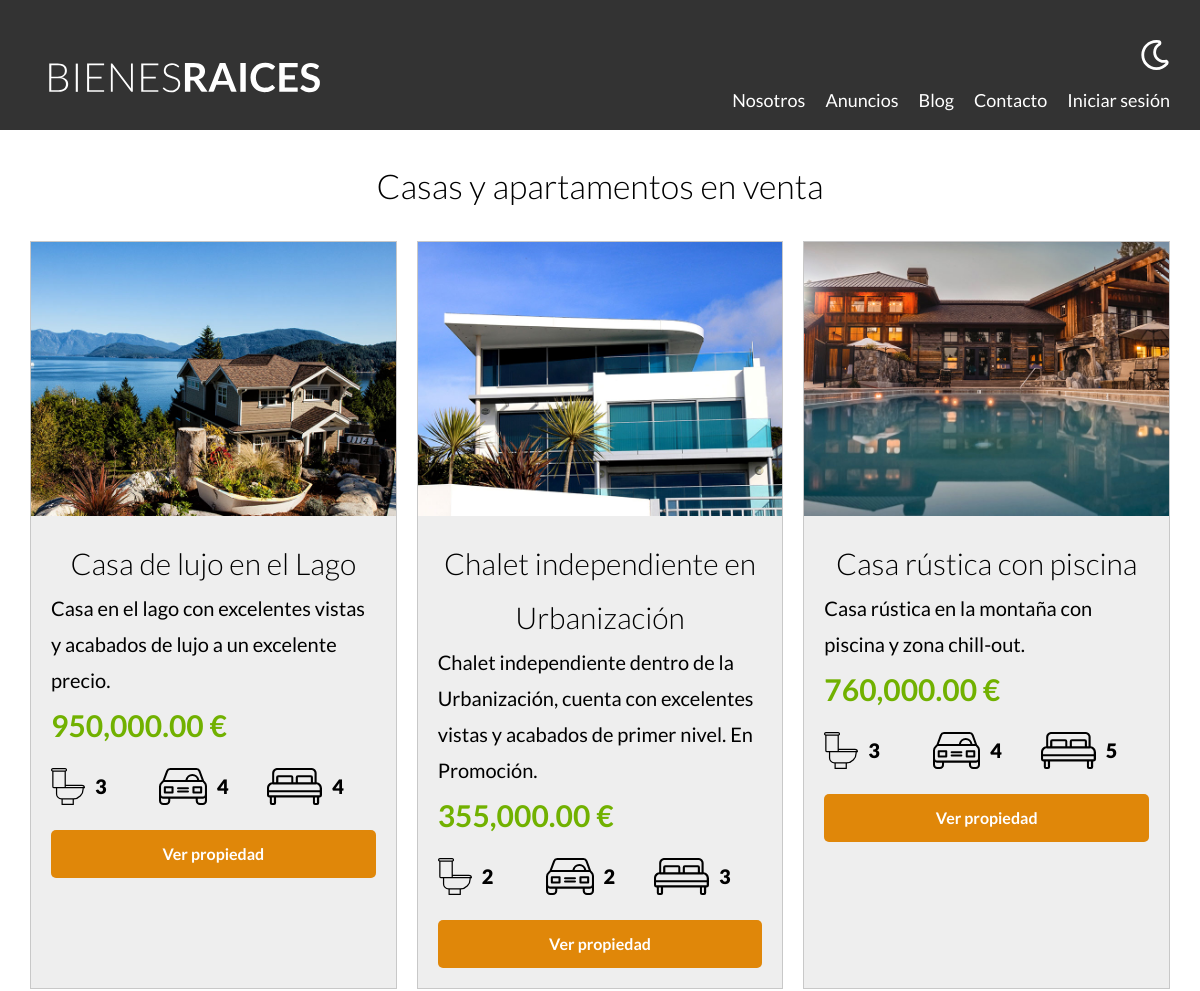
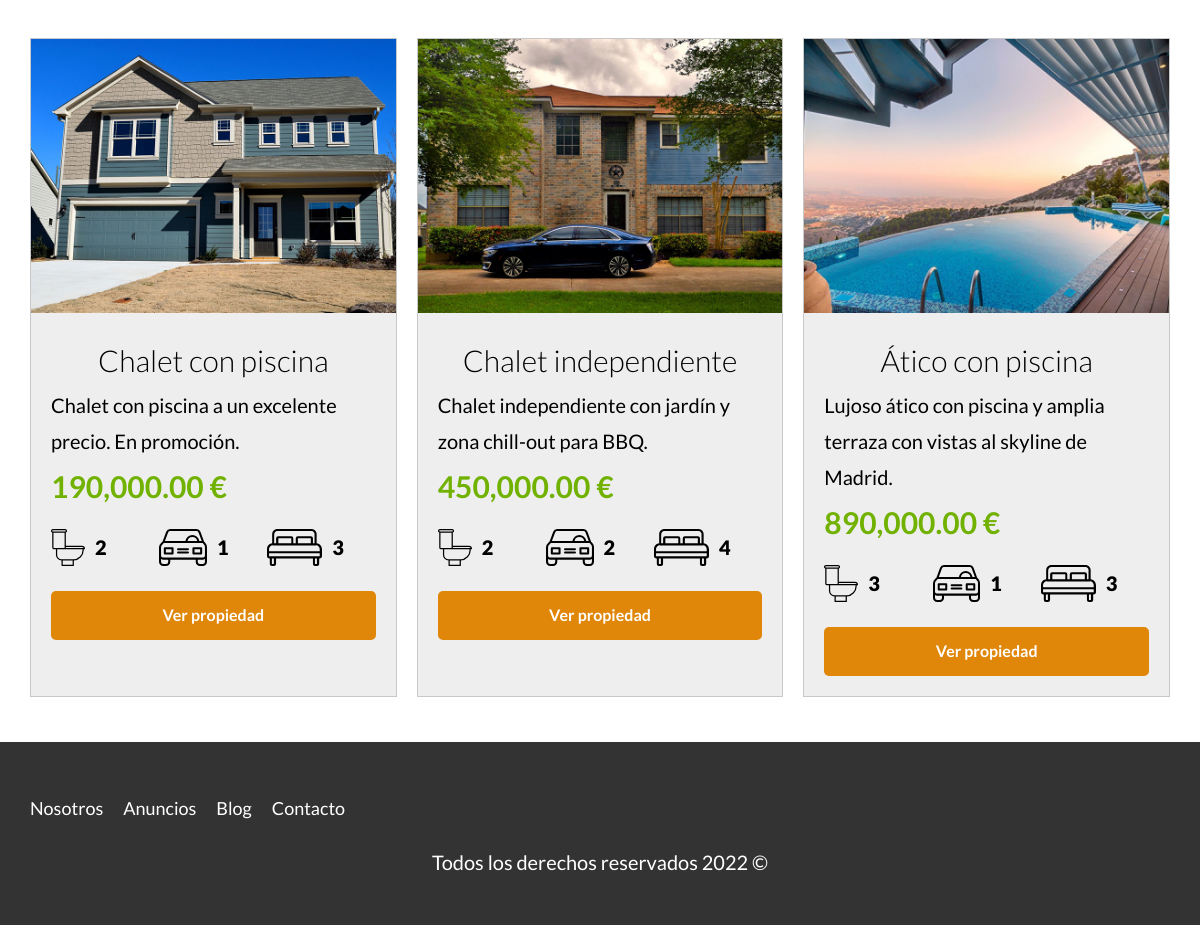
Screenshot of /propiedades with the database file from the repository (2 pictures, top to bottom).
### tables this page shows
CREATE TABLE `propiedades` (
  `id` int NOT NULL AUTO_INCREMENT,
  `titulo` varchar(60) DEFAULT NULL,
  `precio` decimal(10,2) DEFAULT NULL,
  `imagen` varchar(200) DEFAULT NULL,
  `descripcion` longtext,
  `habitaciones` int DEFAULT NULL,
  `wc` int DEFAULT NULL,
  `estacionamiento` int DEFAULT NULL,
  `creado` date DEFAULT NULL,
  `vendedorid` int DEFAULT NULL,
  PRIMARY KEY (`id`),
  KEY `vendedorid_idx` (`vendedorid`),
  CONSTRAINT `vendedorid` FOREIGN KEY (`vendedorid`) REFERENCES `vendedores` (`id`)
);

### controllers/PaginasController.php (called while the page is built, shortened)
<?php
class PaginasController {
    public static function propiedades(Router $router) {
        $propiedades = Propiedad::all();
        $router->render('paginas/propiedades', [
            'propiedades' => $propiedades
        ]);
    }
}

### public/index.php (called while the page is built, shortened)
<?php
$router = new Router();
$router->get('/admin', [PropiedadController::class, 'index']);
$router->get('/propiedades/crear', [PropiedadController::class, 'crear']);
$router->post('/propiedades/crear', [PropiedadController::class, 'crear']);
$router->get('/propiedades/actualizar', [PropiedadController::class, 'actualizar']);
$router->post('/propiedades/actualizar', [PropiedadController::class, 'actualizar']);
$router->post('/propiedades/eliminar', [PropiedadController::class, 'eliminar']);
$router->get('/vendedores/crear', [VendedorController::class, 'crear']);
$router->post('/vendedores/crear', [VendedorController::class, 'crear']);
$router->get('/vendedores/actualizar', [VendedorController::class, 'actualizar']);
$router->post('/vendedores/actualizar', [VendedorController::class, 'actualizar']);
$router->post('/vendedores/eliminar', [VendedorController::class, 'eliminar']);
$router->get('/blogs/crear', [BlogController::class, 'crear']);
$router->post('/blogs/crear', [BlogController::class, 'crear']);
$router->get('/blogs/actualizar', [BlogController::class, 'actualizar']);
$router->post('/blogs/actualizar', [BlogController::class, 'actualizar']);
$router->post('/blogs/eliminar', [BlogController::class, 'eliminar']);
$router->get('/', [PaginasController::class, 'index']);
$router->get('/nosotros', [PaginasController::class, 'nosotros']);
$router->get('/propiedades', [PaginasController::class, 'propiedades']);
$router->get('/propiedad', [PaginasController::class, 'propiedad']);
$router->get('/blog', [PaginasController::class, 'blog']);
$router->get('/entrada', [PaginasController::class, 'entrada']);
$router->get('/contacto', [PaginasController::class, 'contacto']);
$router->post('/contacto', [PaginasController::class, 'contacto']);
$router->get('/login', [LoginController::class, 'login']);
$router->post('/login', [LoginController::class, 'login']);
$router->get('/logout', [LoginController::class, 'logout']);
$router->comprobarRutas();

### models/ActiveRecord.php (called while the page is built, shortened)
<?php
class ActiveRecord {
    protected static $db;
    protected static $tabla = '';
    public static function setDB($database) {
        self::$db = $database;
    }
    public static function all() {
        $query = " SELECT * FROM " . static::$tabla;
        $resultado = self::consultarSQL($query);
        return $resultado;
    }
    public static function consultarSQL($query) {
        $resultado = self::$db->query($query);
        $array = [];
        while($registro = $resultado->fetch_assoc()) {
            $array[] =  static::crearObjeto($registro);
        }
        return $array;
    }
    protected static function crearObjeto($registro) {
        $objeto = new static;
        foreach($registro as $key => $value) {
            if( property_exists($objeto, $key)) {
                $objeto->$key = $value;
            }
        }
        return $objeto;
    }
}

### views/paginas/listadoprop.php (the view)
<div class="contenedor-anuncios">
        <?php foreach($propiedades as $propiedad) { ?>
        <div class="anuncio" data-cy="anuncio">
            <img loading="lazy" src="/imagenes/<?php echo $propiedad->imagen; ?>" alt="Anuncio">
            <div class="contenido-anuncio">
                <h3><?php echo $propiedad->titulo; ?></h3>
                <p class="parrafo"><?php echo $propiedad->descripcion; ?></p>
                <p class="precio"><?php echo number_format($propiedad->precio, 2); ?> €</p>
                <ul class="iconos-caracteristicas">
                    <li>
                        <img class="icono" loadign="lazy" src="build/img/icono_wc.svg" alt="Icono wc">
                        <p><?php echo $propiedad->wc; ?></p>
                    </li>
                    <li>
                        <img class="icono" loadign="lazy" src="build/img/icono_estacionamiento.svg" alt="Icono estacionamiento">
                        <p><?php echo $propiedad->estacionamiento; ?></p>
                    </li>
                    <li>
                        <img class="icono" loadign="lazy" src="build/img/icono_dormitorio.svg" alt="Icono dormitorio">
                        <p><?php echo $propiedad->habitaciones; ?></p>
                    </li>
                </ul>
                <a data-cy="enlace-propiedad" href="/propiedad?id=<?php echo $propiedad->id; ?>" class="boton boton-amarillo-block">Ver propiedad</a>
            </div>
        </div>
        <?php } ?>
</div>

### views/paginas/propiedades.php
<main class="contenedor seccion">
    <h2 data-cy="heading-propiedades">Casas y apartamentos en venta</h2>
    <?php include 'listadoprop.php'; ?>
</main>

### Router.php (shortened to what this page needs)
<?php
class Router {
    public $rutasGET = [];
    public $rutasPOST = [];
    public function get($url, $fn) {
        $this->rutasGET[$url] = $fn;
    }
    public function post($url, $fn) {
        $this->rutasPOST[$url] = $fn;
    }
    public function comprobarRutas() {
        if (isset($_SERVER['PATH_INFO'])) {
            $urlActual = $_SERVER['PATH_INFO'] ?? '/';
        }
        else {
            $urlActual = $_SERVER['REQUEST_URI'] === '' ? '/' : $_SERVER['REQUEST_URI'];
        }
        $metodo = $_SERVER['REQUEST_METHOD'];
        $splitURL = explode('?', $urlActual);
        if ($metodo === 'GET') {
            $fn = $this->rutasGET[$splitURL[0]] ?? null;
        }
        else {
            $fn = $this->rutasPOST[$splitURL[0]] ?? null;
        }
        if($fn) {
            call_user_func($fn, $this);
        }
        else{
            echo "404 - Página no encontrada";
        }
    }
    public function render($view, $datos = []) {
        include __DIR__ . "/views/$view.php";
        $contenido = ob_get_clean();
        include __DIR__ . "/views/layout.php";
    }
}

### views/layout.php (shortened to what this page needs)
<?php
    $auth = $_SESSION['login'] ?? false;
    if(!isset($inicio)) {
        $inicio = false;
    }
?>
<!DOCTYPE html>
<html lang="en">
<head>
    <link rel="stylesheet" href="../build/css/app.css">
</head>
<body>
    <header data-cy="header-principal" class="header <?php echo $inicio ? 'inicio' : ''; ?>">
        <div class="contenedor contenido-header">
            <div class="barra">
                <a href="index.php">
                    <img src="/build/img/logo.svg" alt="Logotipo de Bienes Raices">
                </a>
                <div class="derecha">
                    <img class="dark-mode-boton" src="/build/img/dark-mode.svg">
                    <nav data-cy="navegacion-header" class="navegacion">
                        <a href="/nosotros">Nosotros</a>
                        <a href="/propiedades">Anuncios</a>
                        <a href="/blog">Blog</a>
                        <a href="/contacto">Contacto</a>
                        <?php if(!$auth) { ?>
                        <a href="/login">Iniciar sesión</a>
                        <?php } ?>
                    </nav>
                </div>
            </div>
        </div>
    </header>
    <?php echo $contenido; ?>
    <footer class="footer seccion">
        <div class="contenedor contenedor-footer">
            <nav data-cy="navegacion-footer" class="navegacion">
                <a href="/nosotros">Nosotros</a>
                <a href="/propiedades">Anuncios</a>
                <a href="/blog">Blog</a>
                <a href="/contacto">Contacto</a>
            </nav>
        </div>
        <p  data-cy="copyright" class="copyright">Todos los derechos reservados <?php echo date ('Y'); ?> &copy;</p>
    </footer>
</body>
</html>

### public/build/css/app.css (style rules this page uses)
html { -webkit-text-size-adjust:100%;line-height:1.15 }
body { margin:0 }
main { display:block }
a { background-color:transparent }
img { border-style:none }
html { box-sizing:border-box;font-size:62.5% }
*,:after,:before { box-sizing:inherit }
body { font-family:Lato,sans-serif;font-size:1.6rem;line-height:1.8 }
p { color:#000;font-size:2rem }
.contenedor { margin:0 auto;max-width:120rem;width:95% }
a { text-decoration:none }
img,picture { display:block;width:100% }
h1,h2,h3 { font-family:Lato,sans-serif;font-weight:300;margin:2.5rem 0;text-align:center }
h2 { font-size:3.4rem }
h3 { font-size:3rem }
.seccion { margin-bottom:2.5rem;margin-top:2.5rem }
.boton-amarillo-block { background-color:#e08709;border:none;border-radius:.5rem;color:#fff;display:block;font-weight:700;margin-top:2.5rem;padding:1rem 3rem;text-align:center;text-decoration:none }
.header { background-color:#333;padding:1rem 0 3rem }
.contenido-header { display:flex;flex-direction:column;justify-content:space-between }
.footer { background-color:#333;margin-bottom:0;padding:2.5rem 0 }
.footer .contenedor-footer { padding-top:2.5rem }
.footer .navegacion { height:auto;opacity:1;visibility:visible }
.footer .copyright { color:#fff;text-align:center }
.derecha { align-items:center;display:flex;flex-direction:column }
@media (min-width:768px) { .derecha { align-items:flex-end } }
.derecha .dark-mode-boton { filter:invert(100%);margin-bottom:3rem;margin-top:3rem;width:3rem }
@media (min-width:768px) { .derecha .dark-mode-boton { margin-top:0 } }
.barra { align-items:center;display:flex;flex-direction:column;padding-top:3rem }
@media (min-width:768px) { .barra { align-items:flex-end;flex-direction:row;justify-content:space-between } }
.navegacion { height:0;opacity:0;transition:visibility .3s ease-in-out,opacity .5s linear,height .5s linear;visibility:hidden }
@media (min-width:768px) { .navegacion { align-items:center;display:flex;opacity:1;visibility:visible } }
.navegacion a { color:#fff;display:block;font-size:2.2rem;text-align:center;text-decoration:none }
@media (min-width:768px) { .navegacion a { font-size:1.8rem;margin-right:2rem } }
@media (min-width:768px) { .navegacion a:last-of-type { margin-right:0 } }
.icono { text-align:center }
@media (min-width:768px) { .contenedor-anuncios { display:grid;gap:2rem;grid-template-columns:repeat(3,1fr) } }
.anuncio { background-color:#eee;border:1px solid #c8c8c8;margin-bottom:2rem }
.anuncio .contenido-anuncio { padding:2rem }
.anuncio h3,.anuncio p { margin:0 }
.precio { color:#71b100;font-size:3rem;font-weight:700 }
.iconos-caracteristicas { display:flex;list-style:none;max-width:40rem;padding:0 }
.iconos-caracteristicas li { display:flex;flex:1 }
.iconos-caracteristicas li img { flex:0 0 3rem;margin-right:1rem }
.iconos-caracteristicas li p { font-weight:900 }
.parrafo { -webkit-box-orient:vertical;-webkit-line-clamp:4;display:-webkit-box;overflow:hidden }

### rows the page displays
propiedades: imagen (picture), titulo "Casa de lujo en el Lago", descripcion "Casa en el lago con excelentes vistas y acabados de lujo a un excelente precio.", precio "950,000.00", wc "3", estacionamiento "4", habitaciones "4"
propiedades: imagen (picture), titulo "Chalet independiente en Urbanización", descripcion "Chalet independiente dentro de la Urbanización, cuenta con excelentes vistas y acabados de primer nivel. En Promoción.", precio "355,000.00", wc "2", estacionamiento "2", habitaciones "3"
propiedades: imagen (picture), titulo "Casa rústica con piscina", descripcion "Casa rústica en la montaña con piscina y zona chill-out.", precio "760,000.00", wc "3", estacionamiento "4", habitaciones "5"
propiedades: imagen (picture), titulo "Chalet con piscina", descripcion "Chalet con piscina a un excelente precio. En promoción.", precio "190,000.00", wc "2", estacionamiento "1", habitaciones "3"
propiedades: imagen (picture), titulo "Chalet independiente", descripcion "Chalet independiente con jardín y zona chill-out para BBQ.", precio "450,000.00", wc "2", estacionamiento "2", habitaciones "4"
propiedades: imagen (picture), titulo "Ático con piscina", descripcion "Lujoso ático con piscina y amplia terraza con vistas al skyline de Madrid.", precio "890,000.00", wc "3", estacionamiento "1", habitaciones "3"

### other values shown
date ('Y') "2022"
